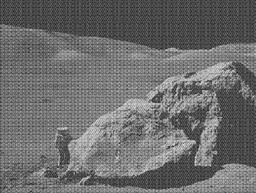
#> input picture A2/moonlanding.png, 256 x 193 px, shrunk from 630 x 474 before the run
$ python fft.py --image moonlanding.png
#> lines starting #> are read from the running program, lines starting #| are printed output that depends on the picture
import numpy as np
import matplotlib.pyplot as plt
from matplotlib.colors import LogNorm
import argparse
import cv2
import time

# Compute the one-dimensional discrete Fourier transform.
# [34 lines left out: functions dft_1d, dft_2d, not called in this run]


def fft_1d(signal):

    # signal: 1D array-like object containing the input signal (time-domain).
    # return: 1D array representing the DFT (frequency-domain).

    N = len(signal)

    # Recursion's base case: when the length of the signal array (N) is 1 or less
    if N <= 1:
        return signal

    # Cooley-Tukey dividing step, into even and odd (using array slicing... [start:stop:step])
    # Then call recursively on two halves, breaking down the problem into smaller sub-problems
    even = fft_1d(signal[0::2])
    odd = fft_1d(signal[1::2])

    # Prepare an array to hold the combined results
    combined = [0] * N

    for k in range(N // 2):

        # Calculate the complex exponential term for the odd part
        exp_term = np.exp(-2j * np.pi * k / N) * odd[k]

        # Combine the even and odd parts
        combined[k] = even[k] + exp_term
        combined[k + N // 2] = even[k] - exp_term

    return combined


# [20 lines left out: function ifft_1d, not called in this run]


# Compute the two-dimensional Fast Fourier Transform.
def fft_2d(image, mode):

    # image: 2D array-like object representing the grayscale image.
    # return: 2D array representing the FFT of the image.

    # Creates a MxN array of complex numbers, all initialized to 0
    M, N = image.shape
    fft = np.zeros((M, N), dtype=complex)

    if mode == "inverse":

        # Apply 1D FFT to each row
        for m in range(M):
            fft[m, :] = ifft_1d(image[m, :])

        # Apply 1D FFT to each column of the result
        for n in range(N):
            fft[:, n] = ifft_1d(fft[:, n])

    else:

        # Apply 1D FFT to each row
        for m in range(M):
            fft[m, :] = fft_1d(image[m, :])

        # Apply 1D FFT to each column of the result
        for n in range(N):
            fft[:, n] = fft_1d(fft[:, n])

    return fft


# Implement the FFT and display the frequency domain image
def fast_mode(image):

    # 1 - perform the FFT (break 2d into 1d)
    # 2 - output a 1 by 2 subplot of the original image next to its Fourier transform

    # Compute the 2D FFT using the custom implementation
    f_transform = fft_2d(image, "normal")

    # Log scaling
    log_scalled = np.log(np.abs(f_transform) + 1)

    _, ax = plt.subplots(1, 2)
    ax[0].imshow(image, cmap='gray')
    ax[0].set_title("Original Image")

    ax[1].imshow(log_scalled, norm=LogNorm(), cmap='gray')
    ax[1].set_title("FFT (Log Scaled)")

    plt.savefig('fast_mode.png', bbox_inches='tight')
    plt.show()


# Use built in FFT and display the frequency domain image
# [312 lines left out: functions fast_mode_builtin, low_pass_filter, high_pass_filter, threshold_filter, band_pass_filter, denoise_image and 4 more, not called in this run]


# Helper: Check if a number is a power of two.
def is_power_of_two(n):
    return (n != 0) and (n & (n - 1) == 0)

# Helper: Find the nearest power of two that is greater than or equal to n.
def nearest_power_of_two(n):
    return 2 ** np.ceil(np.log2(n))

# Helper: Load an image from a file
def load_image(filename):

    # load with opencv
#> called with filename = 'moonlanding.png'
    image = cv2.imread(filename, cv2.IMREAD_GRAYSCALE)
#> image is the input picture: shape (193, 256); min 26, max 224, mean 108.3

    if image is None:
        raise ValueError("Image could not be loaded. Please check the file path.")

    # If the image you are given does not have a length or width that is a power of 2 you can resize it with cv2
    # Get image dimensions
    height, width = image.shape
#> height = 193; width = 256

    # Check if dimensions are powers of two
    if not is_power_of_two(height) or not is_power_of_two(width):

        # Resize to nearest power of two
        new_height = int(nearest_power_of_two(height))
#> new_height = 256
        new_width = int(nearest_power_of_two(width))
#> new_width = 256
        image = cv2.resize(image, (new_width, new_height), interpolation=cv2.INTER_LINEAR)
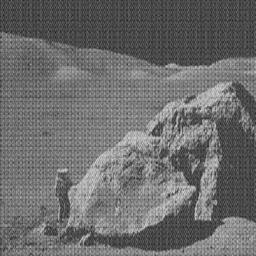
#> image: shape (256, 256); min 26, max 219, mean 108.2

    return image


if __name__ == "__main__":

    parser = argparse.ArgumentParser(description='FFT Image Processing')
    parser.add_argument('-m', '--mode', type=int, choices=[1, 2, 3, 4], default=1, help='Mode of operation')
    parser.add_argument('-i', '--image', type=str, help='Image filename')

    args = parser.parse_args()

    # Load the default image if no image is specified
    image_file = args.image if args.image else 'moonlanding.png'
    image = load_image(image_file)

    # Process the image based on the selected mode
    if args.mode == 1:

        # for fast mode where the image is converted into its FFT form and displayed
        fast_mode(image)
#> the loop in fft_2d, `for m in range(M):` made 256 passes
#> in fast_mode, `log_scalled = np.log(np.abs(f_transform) + 1)`:
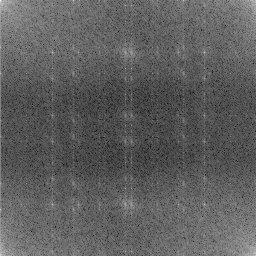
#> log_scalled: shape (256, 256) float64; min 2.18, max 15.77, mean 7.26; drawn with min black and max white
#> in fast_mode, `plt.savefig('fast_mode.png', bbox_inches='tight')`:
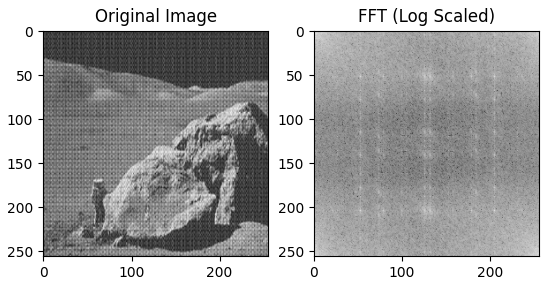
#> figure drawn by matplotlib, 2 panels

    elif args.mode == 2:

        # for denoising where the image is denoised by applying an FFT, truncating high frequencies and then displayed
        denoise_image(image)

    elif args.mode == 3:

        # for compressing and plot the image
        compress_image(image)

    elif args.mode == 4:

        # for plotting the runtime graphs for the report
        plot_runtime_graphs()
